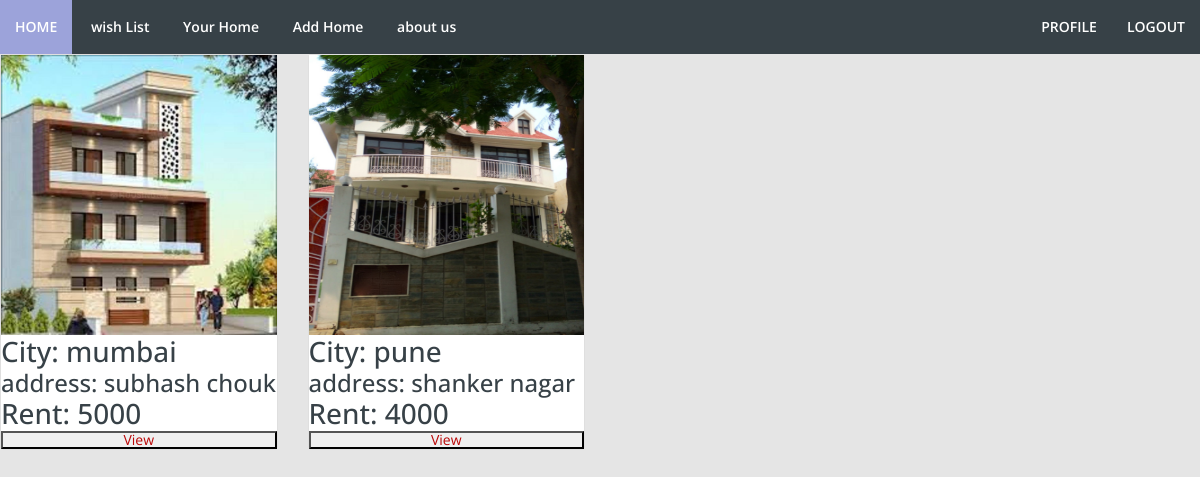
Page /yourhome/ (signed in) on the committed database.
### homeapp/models.py (models this page shows, shortened)
class Item(models.Model):
    user = models.ForeignKey(User, on_delete=models.CASCADE, related_name="item", null=True)
    city = models.CharField(max_length=50)
    address =models.CharField(max_length=300)
    rent= models.IntegerField(null = True)
    description= models.CharField(max_length=500)
    number=models.IntegerField(null=True)
    picture = models.FileField(blank=True, null=True)
    report =models.IntegerField(default=0)

### homeapp/views.py (the view)
# urls.py: path('yourhome/',views.yourhome,name="yourhome"),
@login_required
def yourhome(request):
    all_object = Item.objects.filter(user=request.user)
    return render(request,'yourhome.html',{'all_object':all_object})

### templates/yourhome.html (shortened to what this page needs)
{% extends 'base.html' %}
{% block head %}
{% load static %}
{% endblock head %}
{% block body %}
<div class="row">
    {% for homecard in all_object %}
        <div class="col-md-4 col-lg-4 col-xl-3 col-sm-6">
            <div class="card" >
                {% if homecard.picture %}
                <img src="{{homecard.picture.url}}" alt="No Image" style="float: left; width:280x; height:280px;background-size:cover;">
                {% endif %}
                <h3>City: {{homecard.city}}</h3>
                <h4>address: {{homecard.address}}</h4>
                <b><h3>Rent: {{homecard.rent}}</h3></b>
                <button><a href="/{{homecard.id}}/">View</a></button>
            </div>
            <br>
        </div>
    {% endfor %}
</div>
{% endblock body %}

### static/base1.css (style rules this page uses)
*,html,body,div,dl,dt,dd,ul,ol,li,h1,h2,h3,h4,h5,h6,pre,form,label,fieldset,input,p,blockquote,th,td { margin: 0; padding: 0; }
body { background-image:linear-gradient(skyblue,green); }
* { -webkit-box-sizing: border-box; -moz-box-sizing: border-box; box-sizing: border-box; }
html { -webkit-font-smoothing: antialiased; }
a { color: #BA0707; text-decoration: none; }
body { background: #e5e5e5; color: #374147; font: 14px "Open Sans",Helvetica,Arial,sans-serif; -webkit-font-smoothing: antialiased; line-height: 1; width: 100%; }

### rows in the picture
Item: picture (picture), city "mumbai", address "subhash chouk", rent "5000"
Item: picture (picture), city "pune", address "shanker nagar", rent "4000"
